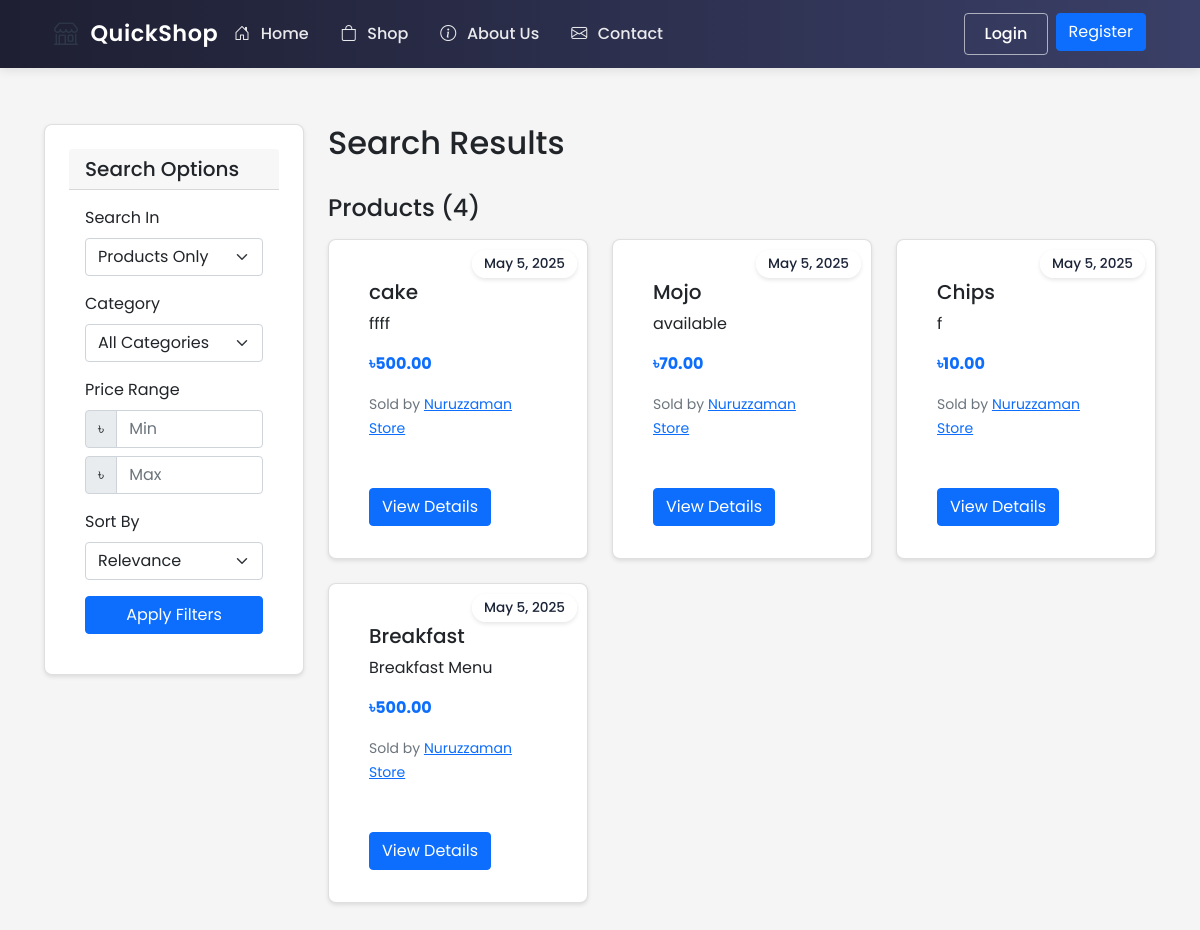
The app's page /search?shop_id=1, older data.
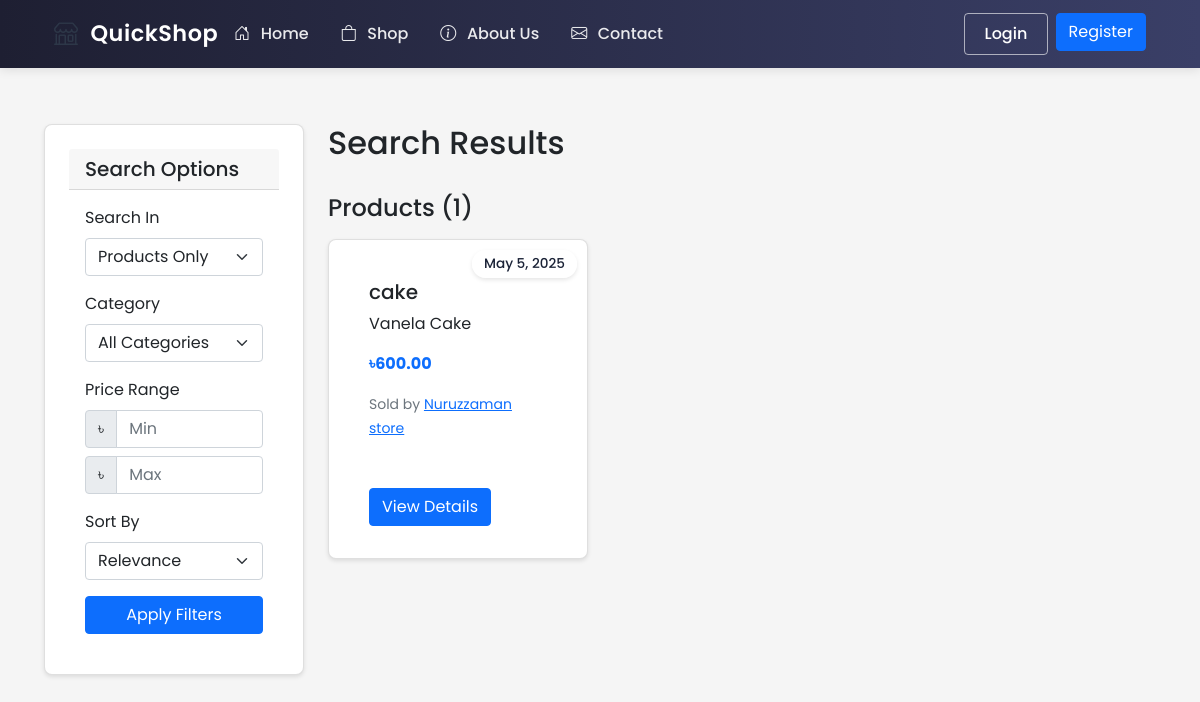
The same page, newer data.
### ecommerce/models/shop.py (models this page shows, shortened)
class Product(db.Model):
    id = db.Column(db.Integer, primary_key=True)
    name = db.Column(db.String(100), nullable=False)
    description = db.Column(db.Text)
    price = db.Column(db.Float, nullable=False)
    stock = db.Column(db.Integer, nullable=False, default=0)
    shop_id = db.Column(db.Integer, db.ForeignKey('shop.id'), nullable=False)
    image_url = db.Column(db.String(255))
    category = db.Column(db.String(50))  # Add category field
    created_at = db.Column(db.DateTime, default=datetime.utcnow)
    min_price = db.Column(db.Float)  # Minimum acceptable price
    max_discount_percentage = db.Column(db.Float, default=20.0)  # Maximum allowed discount
    continue_iteration = db.Column(db.Boolean, default=False)  # Whether to continue negotiation after max discount

class Shop(db.Model):
    id = db.Column(db.Integer, primary_key=True)
    name = db.Column(db.String(100), nullable=False)
    description = db.Column(db.Text)
    owner_id = db.Column(db.Integer, db.ForeignKey('user.id'), nullable=False)
    location_lat = db.Column(db.Float, nullable=False)
    location_lng = db.Column(db.Float, nullable=False)
    address = db.Column(db.String(200), nullable=False)
    created_at = db.Column(db.DateTime, default=datetime.utcnow)
    is_active = db.Column(db.Boolean, default=True)
    products = db.relationship('Product', backref='shop', lazy=True)
    orders = db.relationship('Order', backref='shop', lazy=True)

### ecommerce/routes/main.py (the view, shortened to what this page needs)
@main_bp.route('/search')
def search():
    query = request.args.get('q', '')
    search_type = request.args.get('type', 'all')
    shop_id = request.args.get('shop_id', type=int)
    category = request.args.get('category')
    min_price = request.args.get('min_price', type=float)
    max_price = request.args.get('max_price', type=float)
    sort = request.args.get('sort', 'relevance')
    if not any([query, category, min_price, max_price, shop_id]):
        return redirect(url_for('main.index'))
    product_query = Product.query.filter(Product.shop.has(Shop.is_active == True))
    shop_query = Shop.query.filter_by(is_active=True)
    if shop_id:
        shop = Shop.query.get_or_404(shop_id)
        product_query = product_query.filter(Product.shop_id == shop_id)
        search_type = 'products'  # Force products-only search for shop-specific searches
    if search_type != 'shops':
        if category:
            product_query = product_query.filter(Product.category == category)
        if min_price is not None:
            product_query = product_query.filter(Product.price >= min_price)
        if max_price is not None:
            product_query = product_query.filter(Product.price <= max_price)
        if sort == 'price_low':
            product_query = product_query.order_by(Product.price.asc())
        elif sort == 'price_high':
            product_query = product_query.order_by(Product.price.desc())
        elif sort == 'newest':
            product_query = product_query.order_by(Product.created_at.desc())
        else:  # relevance
            if query:
                product_query = product_query.order_by(
                    func.case(
                        (Product.name.ilike(f'%{query}%'), 0),
                        (Product.category.ilike(f'%{query}%'), 1),
                        (Product.description.ilike(f'%{query}%'), 2),
                        else_=3
                    )
                )
    products = product_query.all() if search_type != 'shops' else []
    shops = shop_query.all() if search_type != 'products' and not shop_id else []
    categories = db.session.query(Product.category).distinct().filter(Product.category != None).all()
    categories = [cat[0] for cat in categories]
    return render_template('main/search_results.html',
                         products=products,
                         shops=shops,
                         query=query,
                         search_type=search_type,
                         current_category=category,
                         categories=categories,
                         min_price=min_price,
                         max_price=max_price,
                         current_sort=sort,
                         shop=Shop.query.get(shop_id) if shop_id else None)

### ecommerce/templates/main/search_results.html (shortened to what this page needs)
{% extends "base.html" %}
{% block content %}
<div class="container mt-4">
    <div class="row">
        <div class="col-md-3">
            <div class="card mb-4">
                <div class="card-header">
                    <h5 class="mb-0">Search Options</h5>
                </div>
                <div class="card-body">
                    <form id="filterForm" method="GET" action="{{ url_for('main.search') }}">
                        <div class="mb-3">
                            <label class="form-label">Search In</label>
                            <select class="form-select" name="type" onchange="this.form.submit()">
                                <option value="products" {% if search_type == 'products' %}selected{% endif %}>Products Only</option>
                            </select>
                        </div>
                        {% if search_type != 'shops' %}
                        <div class="mb-3">
                            <label class="form-label">Category</label>
                            <select class="form-select" name="category">
                                <option value="">All Categories</option>
                            </select>
                        </div>
                        <div class="mb-3">
                            <label class="form-label">Price Range</label>
                            <div class="input-group mb-2">
                                <span class="input-group-text">৳</span>
                                <input type="number" class="form-control" name="min_price"
                                       placeholder="Min" value="{{ min_price or '' }}" min="0">
                            </div>
                            <div class="input-group">
                                <span class="input-group-text">৳</span>
                                <input type="number" class="form-control" name="max_price"
                                       placeholder="Max" value="{{ max_price or '' }}" min="0">
                            </div>
                        </div>
                        <div class="mb-3">
                            <label class="form-label">Sort By</label>
                            <select class="form-select" name="sort">
                                <option value="relevance" {% if current_sort == 'relevance' %}selected{% endif %}>Relevance</option>
                            </select>
                        </div>
                        {% endif %}
                        <button type="submit" class="btn btn-primary w-100">Apply Filters</button>
                    </form>
                </div>
            </div>
        </div>
        <div class="col-md-9">
            <div class="d-flex justify-content-between align-items-center mb-4">
                <h2>Search Results {% if query %}for "{{ query }}"{% endif %}</h2>
            </div>
            {% if products and search_type in ['all', 'products'] %}
            <div>
                <h3 class="h4 mb-3">Products ({{ products|length }})</h3>
                <div class="row">
                    {% for product in products %}
                        <div class="col-md-4 mb-4">
                            <div class="card h-100 product-card">
                                <span class="date-badge">May 5, 2025</span>
                                <div class="card-body">
                                    <h5 class="card-title">
                                        {% if query %}
                                            {{ product.name|replace(query, '<mark>' + query + '</mark>')|safe }}
                                        {% else %}
                                            {{ product.name }}
                                        {% endif %}
                                    </h5>
                                    <p class="card-text">
                                        {% if query %}
                                            {{ product.description[:100]|replace(query, '<mark>' + query + '</mark>')|safe }}
                                        {% else %}
                                            {{ product.description[:100] }}
                                        {% endif %}
                                    </p>
                                    <p class="card-text">
                                        <strong class="text-primary">৳{{ "%.2f"|format(product.price) }}</strong>
                                    </p>
                                    <p class="card-text">
                                        <small class="text-muted">
                                            Sold by <a href="{{ url_for('shop.view', shop_id=product.shop.id) }}">{{ product.shop.name }}</a>
                                        </small>
                                    </p>
                                </div>
                                <div class="card-footer bg-transparent border-top-0">
                                    <a href="{{ url_for('shop.view', shop_id=product.shop.id) }}" class="btn btn-primary">View Details</a>
                                </div>
                            </div>
                        </div>
                    {% endfor %}
                </div>
            </div>
            {% endif %}
        </div>
    </div>
</div>
{% endblock %}

Row changes from the older to the newer data that the page shows:
removed Product: name "Mojo", description "available", price "70.00", shop.name "Nuruzzaman Store"
removed Product: name "Chips", description "f", price "10.00", shop.name "Nuruzzaman Store"
removed Product: name "Breakfast", description "Breakfast Menu", price "500.00", shop.name "Nuruzzaman Store"
changed Product "cake": description "ffff" → "Vanela Cake"; price "500.00" → "600.00"; shop.name "Nuruzzaman Store" → "Nuruzzaman store"
Text that changed along with them:
{{ products|length }}: "4" → "1"
